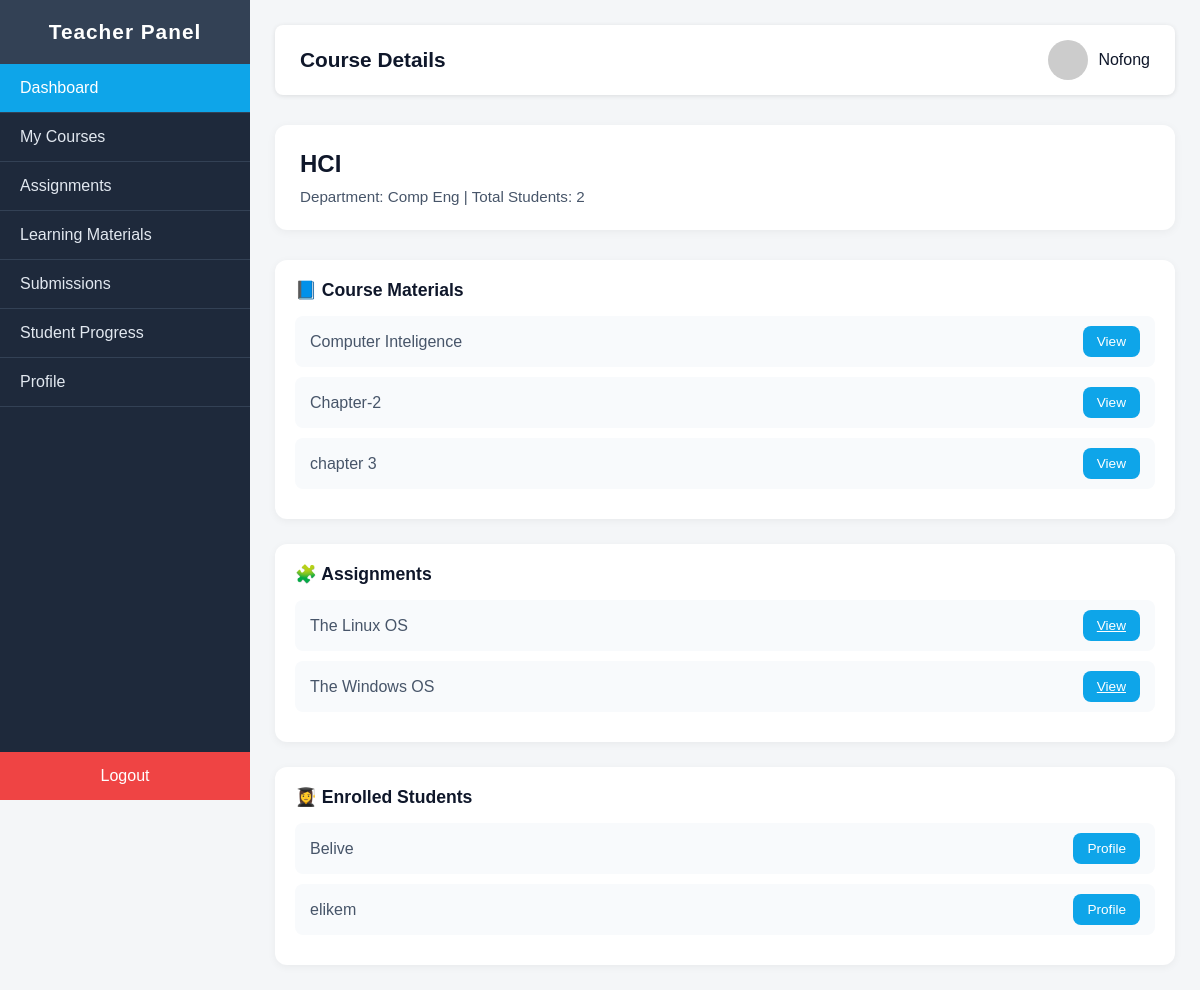
The app's page /dashboard/teacher/courses/hci (signed in) with its own data.
### users/models.py (models this page shows)
class CustomUser(AbstractUser):
    ROLES = {
        None:"Select user",
        "admin":"Admin",
        "teacher":"Teacher",
        "student":"Student",
    }
    school_id = models.CharField(blank=True,null=True,unique=True,validators=[is_umat_id])
    role = models.CharField(choices=ROLES, blank=True,default="teacher")
    department = models.ForeignKey(
        Department,
            on_delete=models.SET_NULL,
            null=True,
            blank=True,
            related_name="users",
            default="4"
        )
    def __str__(self):
        return self.username
    USERNAME_FIELD = "school_id"

### main/models.py (models this page shows, shortened)
class Course(models.Model):
    slug = models.SlugField(unique=True,blank=True,max_length=100)
    name = models.CharField(blank=True,unique=True,max_length=100)
    teacher = models.ForeignKey(
        settings.AUTH_USER_MODEL,
        blank=True,
        on_delete=models.SET_NULL,
        related_name="courses_assigned",
        null=True
        )
    students = models.ManyToManyField(
        settings.AUTH_USER_MODEL,
        blank=True,
        related_name="courses_enrolled",
        null=True
        )
    created_by = models.ForeignKey(
        settings.AUTH_USER_MODEL,
        blank=True,
        null=True,
        on_delete=models.SET_NULL,
        related_name="courses_created",
        default="3"
        )
    department = models.ForeignKey(
        Department,
        blank=True,
        null=True,
        on_delete=models.SET_NULL,
        related_name="courses"
        )
    created_at = models.DateTimeField(auto_now_add=True)
    updated_at = models.DateTimeField(auto_now=True)

class Department(models.Model):
    slug = models.SlugField(unique= True, blank=True)
    name = models.CharField(blank=True,max_length=100,unique=True)
    created_by = models.ForeignKey(
        settings.AUTH_USER_MODEL,
        on_delete= models.CASCADE,
        related_name="departments_created"
        )
    updated_at = models.DateTimeField(auto_now=True)
    def __str__(self):
        return self.name

class LearningMaterial(models.Model):
    slug = models.SlugField(unique=True,blank=True)
    created_by = models.ForeignKey(
        settings.AUTH_USER_MODEL,
        on_delete=models.CASCADE,
        related_name="learning_materials_created"
    )
    course = models.ForeignKey(
        Course,
        on_delete=models.CASCADE,
        related_name="learning_materials"
    )
    title = models.CharField(blank=True,max_length=100,null=True)
    description = models.TextField(blank=True,null=True,max_length=200)
    material = models.FileField(
        upload_to="learning_materials/",
        validators=[exts_validator],
        unique=True
    )
    created_at = models.DateTimeField(auto_now_add=True)
    updated_at = models.DateTimeField(auto_now=True)

class Assignment(models.Model):
    slug = models.SlugField(unique=True,blank=True)
    created_by = models.ForeignKey(
        settings.AUTH_USER_MODEL,
        on_delete=models.CASCADE,
        related_name="assignments_created"
    )
    title = models.CharField(blank=True,max_length=100,unique=True)
    description = models.TextField(blank=True,null=True)
    course = models.ForeignKey(
        Course,
        on_delete=models.CASCADE,
        related_name="assignments"
    )
    material = models.FileField(upload_to="assignments/",validators=[exts_validator],unique=True)
    due_date = models.DateTimeField(null=True, blank=True)
    created_at = models.DateTimeField(auto_now_add=True)
    updated_at = models.DateTimeField(auto_now=True)

### main/views.py (the view)
# urls.py: path("teacher/courses/<slug:slug>",views.teacher_course_detail,name = "teacher_course_detail"),
def teacher_course_detail(request,slug):
    course = Course.objects.get(slug=slug,teacher=request.user)
    assignments = Assignment.objects.filter(course = course )
    print(course.assignments.all()==assignments)
    learning_materials = LearningMaterial.objects.filter(course = course)
    all_enrolled_students = course.students.all()
    context = {
        "course":course,
        "assignments":assignments,
        "learning_materials":learning_materials,
        "students":all_enrolled_students
    }
    return render(request,"main/teacher_course_detail.html",context)

### main/context_processors.py (called while the page is built)
def total_values(request):
    total_users = User.objects.all().count()
    total_teachers = User.objects.filter(role = "teacher").count()
    total_students = User.objects.filter(role = "student").count()
    total_departments = Department.objects.all().count()
    total_courses = Course.objects.all().count()
    context = {
        "total_students":total_students,
        "total_teachers":total_teachers,
        "total_courses":total_courses,
        "total_departments":total_departments,
    }
    return context

### main/templates/main/teacher_course_detail.html
{% extends 'teacher_base.html' %}
{% load static %}
{% block extra_styles %}
    <link rel="stylesheet" href="{% static 'main/css/teacher_course_detail.css' %}">
{% endblock extra_styles %}
{% block body %}
    <div class="top-bar">
      <h1>Course Details</h1>
      <div class="profile">
        <img src="https://via.placeholder.com/40" alt="Teacher">
        <span>{{user}}</span>
      </div>
    </div>
    <div class="course-header">
      <h2>{{course.name}}</h2>
      <p>Department: {{course.department}} | Total Students: {{students|length}}</p>
    </div>
    <section class="content-sections">
      <div class="section-card">
        <h3>📘 Course Materials</h3>
        <ul>
          {% for material in learning_materials %}
          <li>
            <span>{{material.title}}</span>
            <a class="btn">View</a>
          </li>
          {% empty %}
          <li>
            <span>No materials yet </span>
          </li>
          {% endfor %}
        </ul>
      </div>
      <div class="section-card">
        <h3>🧩 Assignments</h3>
        <ul>
          {% for assignment in assignments %}
          <li>
            <span>{{assignment.title}}</span>
            <a  href="{% url 'main:teacher_assignment_detail' assignment.slug  %}" class="btn">View</a>
          </li>
          {% empty %}
          <li>
            <span>No Assignments yet </span>
          </li>
          {% endfor %}
        </ul>
      </div>
      <div class="section-card">
        <h3>👩‍🎓 Enrolled Students</h3>
        <ul>
          {% for student in students %}
          <li>
            <span>{{student.username}}</span>
            <button class="btn">Profile</button>
          </li>
          {% empty %}
          <li>
            <span>No Students enrolled yet </span>
          </li>
          {% endfor %}
        </ul>
      </div>
    </section>
</body>
</html>
{% endblock body %}

### main/static/main/css/teacher_dashboard.css (style rules this page uses)
* { margin: 0; padding: 0; box-sizing: border-box; font-family: "Poppins", sans-serif; }
body { display: flex; min-height: 100vh; background-color: #f4f6f8; }
.top-bar { display: flex; justify-content: space-between; align-items: center; background: #fff; padding: 15px 25px; box-shadow: 0 1px 5px rgba(0, 0, 0, 0.1); border-radius: 8px; }
.top-bar h1 { font-size: 1.3rem; color: #1e293b; }
.profile { display: flex; align-items: center; gap: 10px; }
.profile img { width: 40px; height: 40px; border-radius: 50%; object-fit: cover; }
.profile span { font-weight: 500; color: #0f172a; }

### main/static/main/css/teacher_course_detail.css (style rules this page uses)
* { margin: 0; padding: 0; box-sizing: border-box; font-family: "Poppins", sans-serif; }
body { background-color: #f4f6f8; color: #1e293b; }
.top-bar { display: flex; justify-content: space-between; align-items: center; background: #fff; padding: 15px 25px; box-shadow: 0 1px 5px rgba(0, 0, 0, 0.1); border-radius: 8px; }
.top-bar h1 { font-size: 1.3rem; color: #0f172a; }
.profile { display: flex; align-items: center; gap: 10px; }
.profile img { width: 40px; height: 40px; border-radius: 50%; object-fit: cover; }
.profile span { font-weight: 500; color: #0f172a; }
.course-header { background: #fff; margin-top: 30px; padding: 25px; border-radius: 12px; box-shadow: 0 2px 10px rgba(0,0,0,0.05); }
.course-header h2 { font-size: 1.5rem; color: #0f172a; margin-bottom: 10px; }
.course-header p { color: #475569; font-size: 0.95rem; }
.content-sections { margin-top: 30px; display: grid; gap: 25px; }
.section-card { background: #fff; border-radius: 12px; padding: 20px; box-shadow: 0 2px 8px rgba(0, 0, 0, 0.05); }
.section-card h3 { color: #0f172a; font-size: 1.1rem; margin-bottom: 15px; }
.section-card ul { list-style: none; }
.section-card li { background: #f8fafc; margin-bottom: 10px; padding: 10px 15px; border-radius: 8px; color: #475569; display: flex; justify-content: space-between; align-items: center; transition: background 0.3s; }
.btn { background: #0ea5e9; color: #fff; border: none; padding: 8px 14px; border-radius: 8px; cursor: pointer; font-size: 0.85rem; transition: background 0.3s; }

### records on screen
CustomUser: username "Nofong"
Course: name "HCI", department "Comp Eng"
LearningMaterial: title "Computer Inteligence"
LearningMaterial: title "Chapter-2"
LearningMaterial: title "chapter 3"
Assignment: title "The Linux OS"
Assignment: title "The Windows OS"
CustomUser: username "Belive"
CustomUser: username "elikem"

### other values on screen
{{ students|length }} "2"
